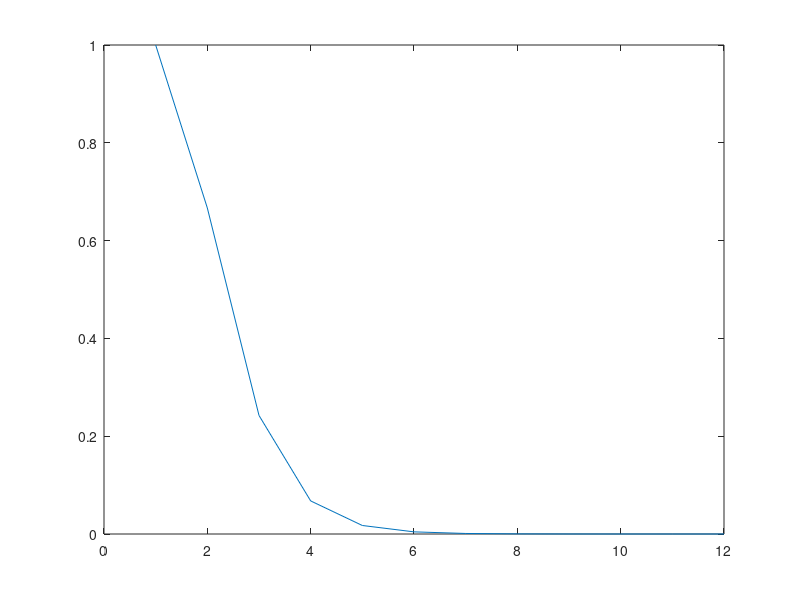

MATLAB code to generate this figure:
% Funcion para aproximar proxima el modulo del valor propio de 
%  menor magnitud deuna matriz A y el vector propio normalizadoasociado 
% a dicho valor propio.

function potencia_aux
  A = [3, -1 ,0; -1, 2, -1; 0, -1, 3];
  x0 = [1 ;1 ; 1];
  
  iterMax = 12;
  tol = 1*10e-10;
  
  [ck xk] = potencia(A, x0, iterMax, tol)
  
endfunction

function [ck xk] = potencia(A, x0, iterMax, tol)
  
  xk = x0;
  er = [];
  iter = [];
  
  for i=1:iterMax
    yk = A*xk;
    ck = norm(yk, "inf");
    xk_n = (1/ck)*yk;
    
    error = norm(xk_n - xk);
    xk = xk_n;
    
    er = [er error];
    iter = [iter i];
    
    if error < tol;
      break
    endif
  endfor
  
  plot(iter, er);
  
endfunction